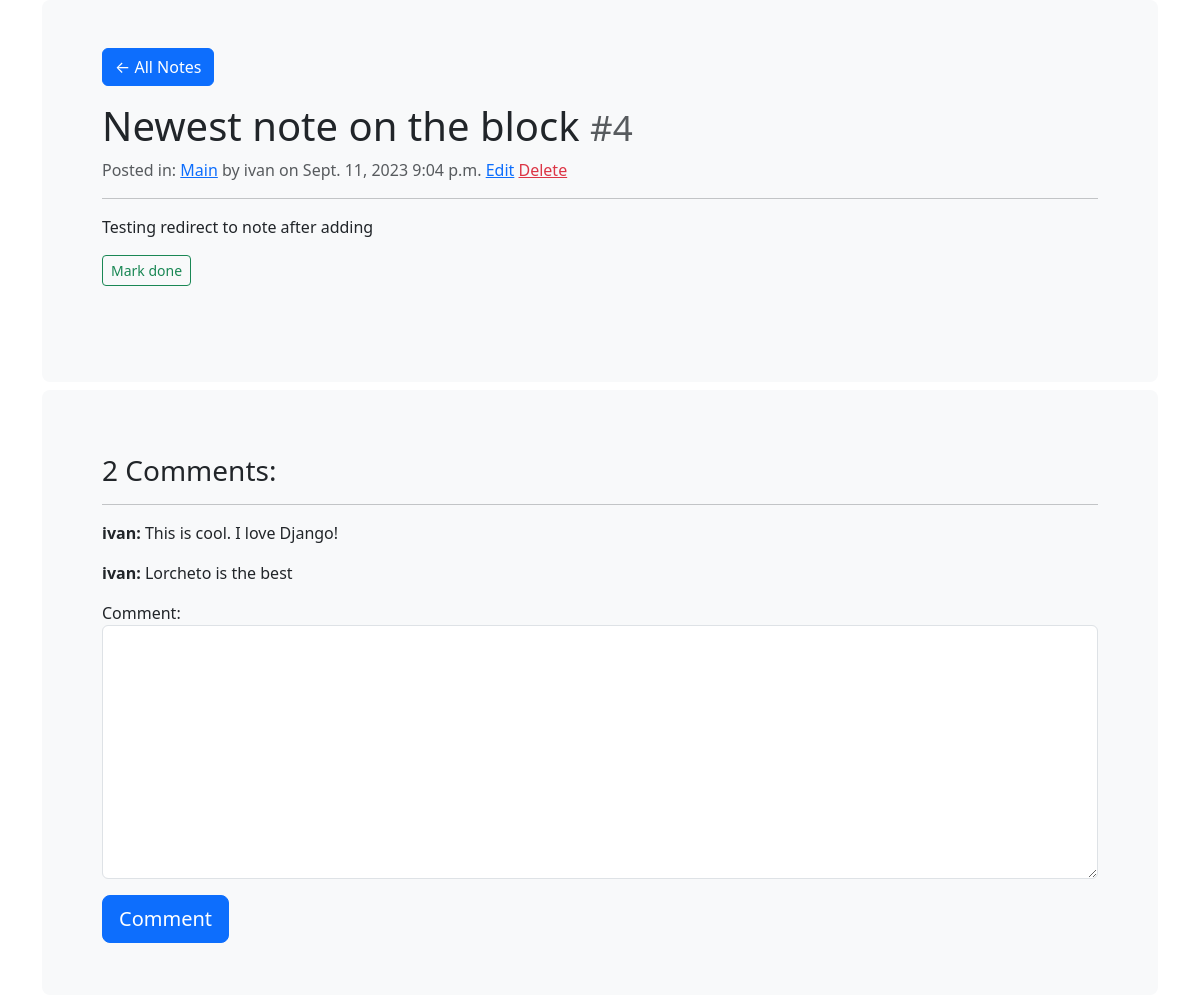
Screenshot of /my_notes/note/4 (signed in) with the database file from the repository.
### notes_app/models.py (models this page shows, shortened)
class Notes(models.Model):
    category = models.ForeignKey(Categories, on_delete=models.CASCADE, null=True)
    title = models.CharField(max_length=255)
    note = models.TextField()
    date = models.DateField(auto_now_add=True)
    time = models.TimeField(auto_now_add=True)
    done = models.BooleanField(default=False)
    posted_by = models.ForeignKey(User, on_delete=models.CASCADE, null=True)

class Categories(models.Model):
    name = models.CharField(max_length=125)
    description = models.CharField(max_length=255)
    def __str__(self):
        return self.name

class Comments(models.Model):
    comment_id = models.ForeignKey(Notes, on_delete=models.CASCADE, null=True)
    comment = models.TextField()
    posted_by = models.ForeignKey(User, on_delete=models.CASCADE, null=True)

### notes_app/views.py (the view)
# urls.py: path('my_notes/note/<int:note_id>', views.single_note, name='note'),
@login_required()
def single_note(request, note_id):
    note = get_object_or_404(Notes, id=note_id)
    all_comments = Comments.objects.filter(comment_id=note)
    comment = add_comment(request, note)
    if request.method == 'POST':
        return redirect('notes_app:note', note_id=note_id)
    context = {
        'note': note,
        'all_comments': all_comments,
        'comment_form': comment,
    }
    return render(request, 'notes_app/single_note.html', context)

### notes_app/forms.py
class CommentForm(ModelForm):
    class Meta:
        model = Comments
        fields = ['comment']

### notes_app/templatetags/templ_tags.py (called while the page is built)
@register.filter(name='replace_tag')
def replace_tag(value, arg):
    return value.replace(arg, '')

### notes_app/views.py (called while the page is built)
@login_required()
def add_comment(request, note):
    comment = CommentForm(request.POST or None)
    if comment.is_valid():
        comment_instance = comment.save(commit=False)
        comment_instance.comment_id = note
        comment_instance.posted_by = request.user
        comment_instance.save()
    return comment

### templates/notes_app/single_note.html (shortened to what this page needs)
{% extends 'base.html' %}
{% load templ_tags %}
{% block content %}
<div class="p-5 pt-0 mb-2 bg-body-tertiary rounded-3" bis_skin_checked="1">
    <div class="container-fluid py-5" bis_skin_checked="1">
        <a href="{% url 'notes_app:index' %}" class="btn btn-primary mb-3">← All Notes</a>
        <h1>{{ note.title|replace_tag:'shit' }} <small class="text-muted">#{{ note.id }}</small>
        </h1>
        <div class="text-muted">Posted in: <a href="{% url 'notes_app:filter_notes' category=note.category %}">{{ note.category }}</a>
            by {{ note.posted_by }}
            on {{ note.date }} {{ note.time }} <a
                href="{% url 'notes_app:update_note' note_id=note.id %}">Edit</a> <a
                href="{% url 'notes_app:delete_note' note_id=note.id %}" class="text-danger">Delete</a></div>
        <hr>
        <p class="mb-3">{{ note.note }}</p>
        {% if note.done %}
        <a class="btn btn-outline-danger btn-sm" href="{% url 'notes_app:update_note_done' note_id=note.id %}">Undo</a>
        The task was done!
        {% else %}
        <a class="btn btn-outline-success btn-sm" href="{% url 'notes_app:update_note_done' note_id=note.id %}">Mark
            done</a>
        {% endif %}
    </div>
</div>
<div class="p-5 pt-3 pb-1 bg-body-tertiary bg-light rounded-3" bis_skin_checked="1">
    <div class="container-fluid py-5" bis_skin_checked="1">
        <h3>{{ all_comments|length }} Comments:</h3>
        <hr/>
        {% for comment in all_comments %}
        <p><b>{{ comment.posted_by }}:</b> {{ comment.comment }}</p>
        {% endfor %}
        <form method="POST" class="mt-1">
            {% include 'forms_template.html' with form=comment_form %}
            <input type="submit" class="btn btn-primary btn-lg" value="Comment">
        </form>
    </div>
</div>
{% endblock %}

### rows the page displays
Notes: title "Newest note on the block", id "4", category "Main", posted_by "ivan", date "Sept. 11, 2023", time "9:04 p.m.", note "Testing redirect to note after adding"
Comments: posted_by "ivan", comment "This is cool. I love Django!"
Comments: posted_by "ivan", comment "Lorcheto is the best"

### other values shown
{{ all_comments|length }} "2"
{{ field.label_tag }} "Comment:"
